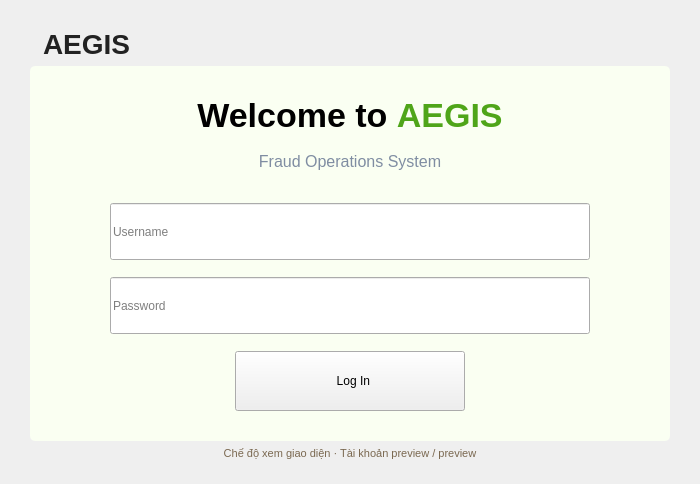
            <widget class="QWidget" name="loginPage">
              <layout class="QVBoxLayout" name="qvboxlayout" stretch="0,0,0,2">
                <property name="leftMargin">
                  <number>30</number>
                </property>
                <property name="topMargin">
                  <number>28</number>
                </property>
                <property name="rightMargin">
                  <number>30</number>
                </property>
                <property name="bottomMargin">
                  <number>24</number>
                </property>
                <property name="spacing">
                  <number>6</number>
                </property>
                <item>
                  <layout class="QHBoxLayout" name="qhboxlayout" stretch="0,0,0">
                    <property name="leftMargin">
                      <number>0</number>
                    </property>
                    <property name="topMargin">
                      <number>0</number>
                    </property>
                    <property name="rightMargin">
                      <number>0</number>
                    </property>
                    <property name="bottomMargin">
                      <number>0</number>
                    </property>
                    <property name="spacing">
                      <number>6</number>
                    </property>
                    <item>
                      <widget class="QLabel" name="qlabel">
                        <property name="text">
                          <string />
                        </property>
                        <property name="wordWrap">
                          <bool>false</bool>
                        </property>
                        <property name="pixmap">
                          <pixmap>assets/qlabel.png</pixmap>
                        </property>
                      </widget>
                    </item>
                    <item>
                      <widget class="QLabel" name="qlabel2">
                        <property name="styleSheet">
                          <string>font-size:28px;color:#222222;font-weight:700;background:transparent;</string>
                        </property>
                        <property name="text">
                          <string>AEGIS</string>
                        </property>
                        <property name="wordWrap">
                          <bool>false</bool>
                        </property>
                      </widget>
                    </item>
                    <item>
                      <spacer name="spacer">
                        <property name="orientation">
                          <enum>Qt::Horizontal</enum>
                        </property>
                        <property name="sizeType">
                          <enum>QSizePolicy::Expanding</enum>
                        </property>
                        <property name="sizeHint">
                          <size>
                            <width>0</width>
                            <height>0</height>
                          </size>
                        </property>
                      </spacer>
                    </item>
                  </layout>
                </item>
                <item>
                  <spacer name="spacer2">
                    <property name="orientation">
                      <enum>Qt::Vertical</enum>
                    </property>
                    <property name="sizeType">
                      <enum>QSizePolicy::Expanding</enum>
                    </property>
                    <property name="sizeHint">
                      <size>
                        <width>0</width>
                        <height>0</height>
                      </size>
                    </property>
                  </spacer>
                </item>
                <item alignment="Qt::AlignHCenter">
                  <widget class="QFrame" name="qframe">
                    <property name="styleSheet">
                      <string>QFrame{background:#FAFFF2;border-radius:5px;}</string>
                    </property>
                    <property name="minimumSize">
                      <size>
                        <width>640</width>
                        <height>0</height>
                      </size>
                    </property>
                    <property name="maximumSize">
                      <size>
                        <width>640</width>
                        <height>16777215</height>
                      </size>
                    </property>
                    <layout class="QVBoxLayout" name="qvboxlayout2" stretch="0,0,0,0,0,0">
                      <property name="leftMargin">
                        <number>80</number>
                      </property>
                      <property name="topMargin">
                        <number>30</number>
                      </property>
                      <property name="rightMargin">
                        <number>80</number>
                      </property>
                      <property name="bottomMargin">
                        <number>30</number>
                      </property>
                      <property name="spacing">
                        <number>17</number>
                      </property>
                      <item>
                        <widget class="QLabel" name="qlabel3">
                          <property name="styleSheet">
                            <string>font-size:34px;color:#000000;font-weight:700;background:transparent;</string>
                          </property>
                          <property name="text">
                            <string>Welcome to &lt;span style="color:#4FA519"&gt;AEGIS&lt;/span&gt;</string>
                          </property>
                          <property name="wordWrap">
                            <bool>false</bool>
                          </property>
                          <property name="alignment">
                            <set>Qt::AlignCenter</set>
                          </property>
                        </widget>
                      </item>
                      <item>
                        <widget class="QLabel" name="qlabel4">
                          <property name="styleSheet">
                            <string>font-size:16px;color:#7F8DA2;font-weight:400;background:transparent;</string>
                          </property>
                          <property name="text">
                            <string>Fraud Operations System</string>
                          </property>
                          <property name="wordWrap">
                            <bool>false</bool>
                          </property>
                          <property name="alignment">
                            <set>Qt::AlignCenter</set>
                          </property>
                        </widget>
                      </item>
                      <item>
                        <spacer name="spacer3">
                          <property name="orientation">
                            <enum>Qt::Vertical</enum>
                          </property>
                          <property name="sizeType">
                            <enum>QSizePolicy::Fixed</enum>
                          </property>
                          <property name="sizeHint">
                            <size>
                              <width>0</width>
                              <height>15</height>
                            </size>
                          </property>
                        </spacer>
                      </item>
                      <item>
                        <widget class="QLineEdit" name="usernameEdit">
                          <property name="minimumSize">
                            <size>
                              <width>0</width>
                              <height>57</height>
                            </size>
                          </property>
                          <property name="text">
                            <string />
                          </property>
                          <property name="placeholderText">
                            <string>Username</string>
                          </property>
                        </widget>
                      </item>
                      <item>
                        <widget class="QLineEdit" name="passwordEdit">
                          <property name="minimumSize">
                            <size>
                              <width>0</width>
                              <height>57</height>
                            </size>
                          </property>
                          <property name="text">
                            <string />
                          </property>
                          <property name="placeholderText">
                            <string>Password</string>
                          </property>
                          <property name="echoMode">
                            <enum>QLineEdit::Password</enum>
                          </property>
                        </widget>
                      </item>
                      <item alignment="Qt::AlignHCenter">
                        <widget class="QPushButton" name="loginButton">
                          <property name="minimumSize">
                            <size>
                              <width>230</width>
                              <height>60</height>
                            </size>
                          </property>
                          <property name="maximumSize">
                            <size>
                              <width>230</width>
                              <height>60</height>
                            </size>
                          </property>
                          <property name="text">
                            <string>  Log In</string>
                          </property>
                          <property name="icon">
                            <iconset>
                              <normaloff>assets/loginButton.png</normaloff>
                            </iconset>
                          </property>
                        </widget>
                      </item>
                    </layout>
                  </widget>
                </item>
                <item>
                  <spacer name="spacer4">
                    <property name="orientation">
                      <enum>Qt::Vertical</enum>
                    </property>
                    <property name="sizeType">
                      <enum>QSizePolicy::Expanding</enum>
                    </property>
                    <property name="sizeHint">
                      <size>
                        <width>0</width>
                        <height>0</height>
                      </size>
                    </property>
                  </spacer>
                </item>
                <item>
                  <widget class="QLabel" name="previewLoginNote">
                    <property name="text">
                      <string>Chế độ xem giao diện · Tài khoản preview / preview</string>
                    </property>
                    <property name="styleSheet">
                      <string>font-size:11px;color:#7A6850;font-weight:400;background:transparent;</string>
                    </property>
                    <property name="wordWrap">
                      <bool>false</bool>
                    </property>
                    <property name="alignment">
                      <set>Qt::AlignCenter</set>
                    </property>
                  </widget>
                </item>
              </layout>
            </widget>
